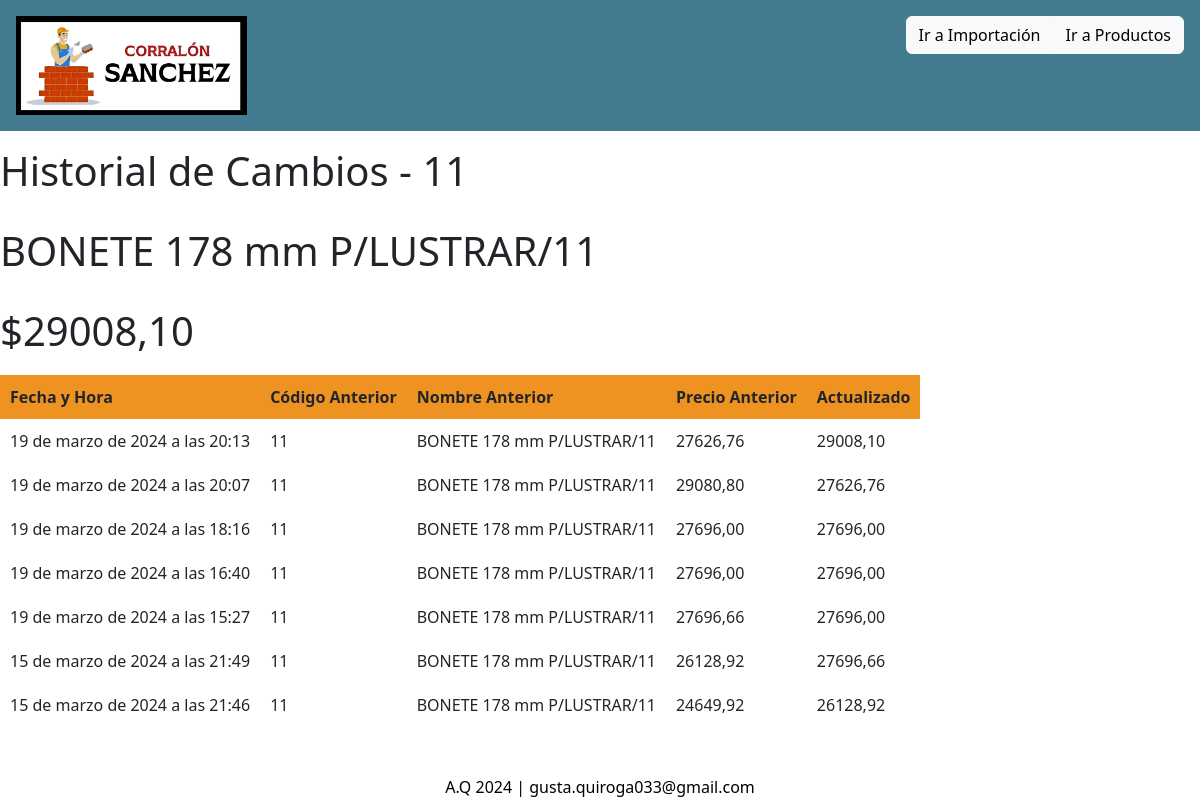
Screenshot of /ver_historial/110621/ with the database file from the repository.
### controlStock/models.py (models this page shows)
class Producto(models.Model):
    id_pd = models.AutoField(primary_key=True)
    cod = models.CharField(max_length=20)
    des = models.CharField(max_length=75, blank=False)
    stock = models.IntegerField(default=0)
    pre = models.FloatField(blank=False)
    aju = models.CharField(max_length=4, blank=False)
    ofe = models.CharField(max_length=4, blank=False)
    en_carrito = models.BooleanField(default=False)
    cantidad = models.IntegerField(default=0)
    subtotal = models.FloatField(default=0)
    def __str__(self):
        return f"{self.cod} {self.des} {self.pre} {self.aju} {self.ofe} {self.stock}"

class HistorialProducto(models.Model):
    producto = models.ForeignKey(Producto, on_delete=models.CASCADE)
    nombre_anterior = models.CharField(max_length=255)
    cod_anterior = models.CharField(max_length=255)
    id_anterior = models.CharField(max_length=255)
    precio_anterior = models.DecimalField(max_digits=10, decimal_places=2)
    precio_actualizado = models.DecimalField(max_digits=10, decimal_places=2)
    fecha_cambio = models.DateTimeField(default=timezone.now)
    def __str__(self):
        return f'Cambio de {self.producto} el {self.fecha_cambio}'

### controlStock/views.py (the view)
# urls.py: path('ver_historial/<int:id_pd>/', ver_historial_producto, name='ver_historial_producto'),
def ver_historial_producto(request, id_pd):
    producto = get_object_or_404(Producto, id_pd=id_pd)
    historial = HistorialProducto.objects.filter(producto=producto).order_by('-fecha_cambio')  # Ordena por fecha de cambio descendente
    print(historial)
    print(f'id_pd recibido: {id_pd}')
    return render(request, 'producto/historial_producto.html', {'producto': producto, 'historial': historial})

### controlStock/templates/producto/historial_producto.html (shortened to what this page needs)
{% extends "base.html" %}
{% block historial_content %}
  <h1>Historial de Cambios - {{ producto.cod }} </h1>
  <br>
  <h1> {{ producto.des }} </h1>
  <br>
  <h1>${{ producto.pre|floatformat:2 }}</h1>
  <table class="table-spaced">
    <thead>
      <tr>
        <th>Fecha y Hora</th>
        <th>Código Anterior</th>
        <th>Nombre Anterior</th>
        <th>Precio Anterior</th>
        <th>Actualizado </th>
      </tr>
    </thead>
    <tbody>
      {% for cambio in historial %}
        <tr>
          <td>{{ cambio.fecha_cambio }}</td>
          <td>{{ cambio.cod_anterior }}</td>
          <td>{{ cambio.nombre_anterior }}</td>
          <td>{{ cambio.precio_anterior }}</td>
          <td>{{ cambio.precio_actualizado }}</td>
        </tr>
      {% endfor %}
    </tbody>
  </table>
{% endblock %}

### controlStock/static/css/SCS.css (style rules this page uses)
.table-spaced { margin-top: 20px; margin-bottom: 20px; }
.table-spaced th, .table-spaced td { padding: 10px; }
body { min-height: 100vh; background-size: cover; background-position: center; }
th { text-align: center; vertical-align: middle; }
td { vertical-align: middle; }
body { background: whitesmoke; }
thead { background-color: #ee9322; }
h1, h2, h3, h4, h5 { font-family:'Segoe UI'; color: black; }
* { scrollbar-width: thin; scrollbar-color: #a76718 #FFFFFF; }

### controlStock/templates/producto/historial_producto.html (style rules this page uses)
.table-spaced { margin-top: 20px; margin-bottom: 20px; }
.table-spaced th, .table-spaced td { padding: 10px; }

### rows the page displays
Producto: cod "11", des "BONETE 178 mm P/LUSTRAR/11", pre "29008,10"
HistorialProducto: fecha_cambio "19 de marzo de 2024 a las 20:07", cod_anterior "11", nombre_anterior "BONETE 178 mm P/LUSTRAR/11", precio_anterior "29080,80", precio_actualizado "27626,76"
HistorialProducto: fecha_cambio "19 de marzo de 2024 a las 18:16", cod_anterior "11", nombre_anterior "BONETE 178 mm P/LUSTRAR/11", precio_anterior "27696,00", precio_actualizado "27696,00"
HistorialProducto: fecha_cambio "19 de marzo de 2024 a las 16:40", cod_anterior "11", nombre_anterior "BONETE 178 mm P/LUSTRAR/11", precio_anterior "27696,00", precio_actualizado "27696,00"
HistorialProducto: fecha_cambio "19 de marzo de 2024 a las 15:27", cod_anterior "11", nombre_anterior "BONETE 178 mm P/LUSTRAR/11", precio_anterior "27696,66", precio_actualizado "27696,00"
HistorialProducto: fecha_cambio "15 de marzo de 2024 a las 21:49", cod_anterior "11", nombre_anterior "BONETE 178 mm P/LUSTRAR/11", precio_anterior "26128,92", precio_actualizado "27696,66"
HistorialProducto: fecha_cambio "15 de marzo de 2024 a las 21:46", cod_anterior "11", nombre_anterior "BONETE 178 mm P/LUSTRAR/11", precio_anterior "24649,92", precio_actualizado "26128,92"
